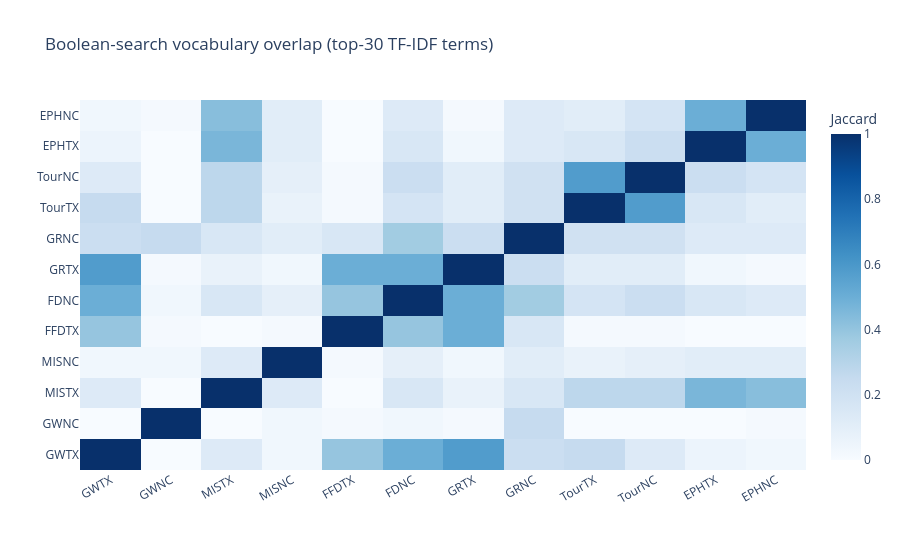

Notebook source saved alongside this figure:
### Markdown cell above
### 7.3 Jaccard similarity between boolean-search top-term sets

For every pair of boolean searches, computes the Jaccard similarity of their top-30 TF-IDF terms. Values near 1 mean the two sub-corpora talk about the same things; values near 0 mean genuinely distinct discourse. Useful for validating that (for example) `LAfires_Misinformation` and `HELENE_Misinformation` share misinformation vocabulary but differ on event-specific terms.

### Code cell
def top_terms_set(boolean_name, n=30):
    sub = df[df[f"bool_{boolean_name}"]]
    if len(sub) < 3:
        return set()
    return set(top_terms_tfidf(sub["text_content"].tolist(), CONTENT_STOPWORDS, n=n))

names = [bs["name"] for bs in BOOLEAN_SEARCHES]
term_sets = {n: top_terms_set(n) for n in names}
J = np.zeros((len(names), len(names)))
for i, a in enumerate(names):
    for j, b in enumerate(names):
        u = term_sets[a] | term_sets[b]
        J[i, j] = len(term_sets[a] & term_sets[b]) / len(u) if u else 0.0

fig_jac = go.Figure(go.Heatmap(z=J, x=names, y=names, colorscale="Blues",
                               zmin=0, zmax=1, colorbar=dict(title="Jaccard")))
fig_jac.update_layout(title="Boolean-search vocabulary overlap (top-30 TF-IDF terms)",
                      height=550, xaxis_tickangle=-30, plot_bgcolor="white")
fig_jac.write_html(str(OUTPUT_DIR / "jaccard_similarity.html"), include_plotlyjs="cdn")
fig_jac.show()

### Figure 1 — Plotly figure (JSON) as saved in the notebook; plotly's stock layout.template omitted (floating-point values rounded to 4 significant figures; data arrays with more than 128 entries replaced by an {"elided": "..."} marker saying what was removed)
{"data": [{"colorbar": {"title": {"text": "Jaccard"}}, "colorscale": [[0, "rgb(247,251,255)"], [0.125, "rgb(222,235,247)"], [0.25, "rgb(198,219,239)"], [0.375, "rgb(158,202,225)"], [0.5, "rgb(107,174,214)"], [0.625, "rgb(66,146,198)"], [0.75, "rgb(33,113,181)"], [0.875, "rgb(8,81,156)"], [1, "rgb(8,48,107)"]], "type": "heatmap", "x": ["GWTX", "GWNC", "MISTX", "MISNC", "FFDTX", "FDNC", "GRTX", "GRNC", "TourTX", "TourNC", "EPHTX", "EPHNC"], "y": ["GWTX", "GWNC", "MISTX", "MISNC", "FFDTX", "FDNC", "GRTX", "GRNC", "TourTX", "TourNC", "EPHTX", "EPHNC"], "z": {"elided": "12x12 float values"}, "zmax": 1, "zmin": 0}], "layout": {"height": 550, "plot_bgcolor": "white", "title": {"text": "Boolean-search vocabulary overlap (top-30 TF-IDF terms)"}, "xaxis": {"tickangle": -30}}}
